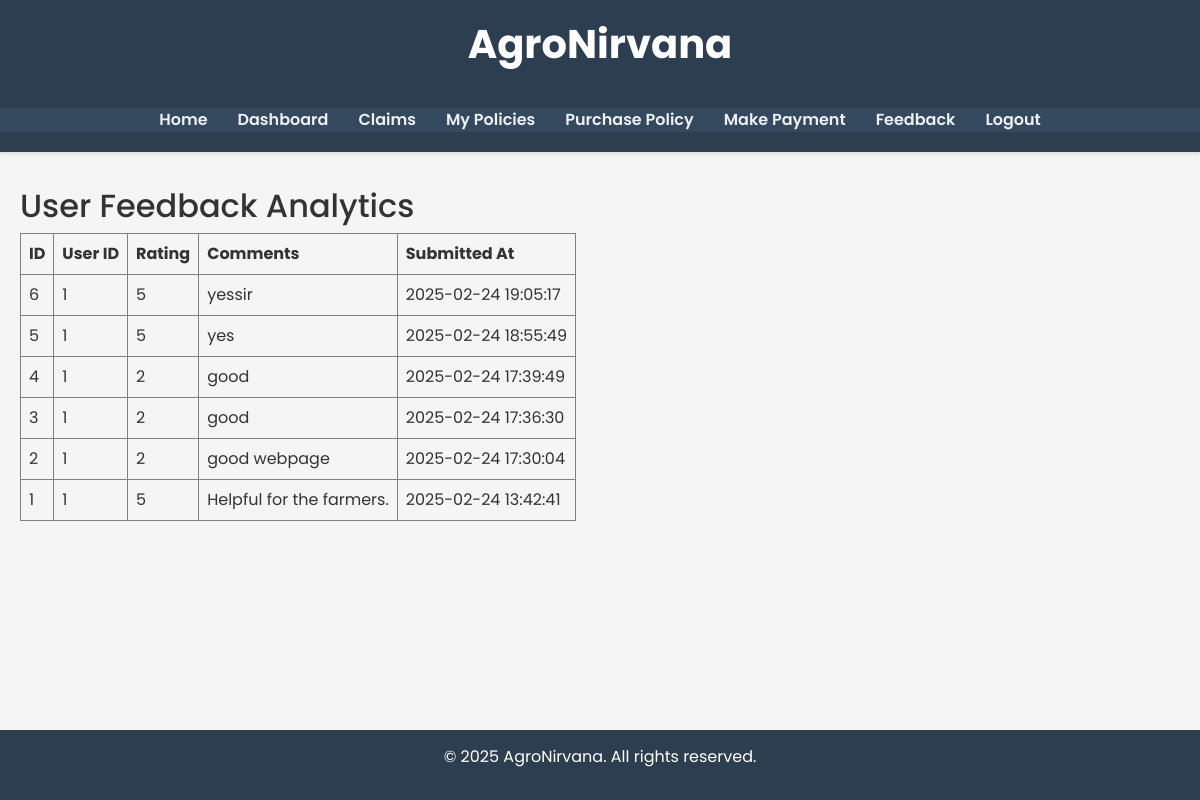
/feedback_analytics (signed in), run on the app's committed database.
### models.py (models this page shows, shortened)
class Feedback(db.Model):
    __tablename__ = 'feedback'
    id = db.Column(db.Integer, primary_key=True)
    user_id = db.Column(db.Integer, db.ForeignKey('user.id'), nullable=True)
    rating = db.Column(db.Integer, nullable=True)  # e.g., 1 to 5
    comments = db.Column(db.Text, nullable=False)
    timestamp = db.Column(db.DateTime, default=datetime.utcnow)

### app.py (the view)
@app.route('/feedback_analytics')
@login_required
def feedback_analytics():
    from models import Feedback  # Ensure Feedback is imported from models.py
    feedbacks = Feedback.query.order_by(Feedback.timestamp.desc()).all()
    return render_template('feedback_analytics.html', feedbacks=feedbacks)

### app.py (called while the page is built)
@login_manager.user_loader
def load_user(user_id):
    return User.query.get(int(user_id))

### templates/feedback_analytics.html
{% extends "base.html" %}
{% block content %}
  <h2>User Feedback Analytics</h2>
  {% if feedbacks %}
    <table border="1" cellpadding="8">
      <thead>
        <tr>
          <th>ID</th>
          <th>User ID</th>
          <th>Rating</th>
          <th>Comments</th>
          <th>Submitted At</th>
        </tr>
      </thead>
      <tbody>
        {% for feedback in feedbacks %}
          <tr>
            <td>{{ feedback.id }}</td>
            <td>{{ feedback.user_id }}</td>
            <td>{{ feedback.rating }}</td>
            <td>{{ feedback.comments }}</td>
            <td>{{ feedback.timestamp.strftime('%Y-%m-%d %H:%M:%S') }}</td>
          </tr>
        {% endfor %}
      </tbody>
    </table>
  {% else %}
    <p>No feedback has been submitted yet.</p>
  {% endif %}
{% endblock %}

### static/css/style.css (style rules this page uses)
body { font-family: 'Poppins', sans-serif; margin: 0; padding: 0; background: #f5f5f5; color: #333; }

### data on the page
Feedback: id "6", user_id "1", rating "5", comments "yessir", timestamp "2025-02-24 19:05:17"
Feedback: id "5", user_id "1", rating "5", comments "yes", timestamp "2025-02-24 18:55:49"
Feedback: id "4", user_id "1", rating "2", comments "good", timestamp "2025-02-24 17:39:49"
Feedback: id "3", user_id "1", rating "2", comments "good", timestamp "2025-02-24 17:36:30"
Feedback: id "2", user_id "1", rating "2", comments "good webpage", timestamp "2025-02-24 17:30:04"
Feedback: id "1", user_id "1", rating "5", comments "Helpful for the farmers.", timestamp "2025-02-24 13:42:41"
